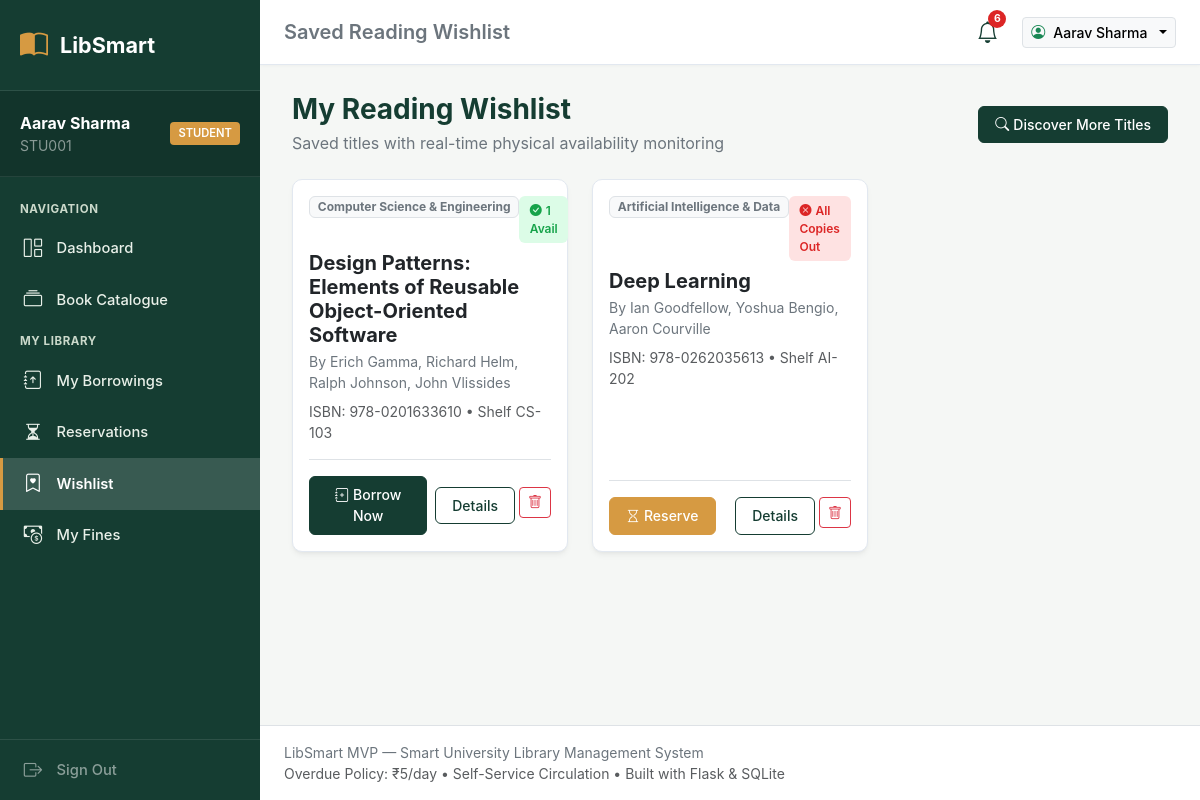
The page /my-wishlist (signed in) on the database its author committed.
### tables this page shows
CREATE TABLE users (
    id INTEGER PRIMARY KEY AUTOINCREMENT,
    university_id TEXT UNIQUE NOT NULL,
    name TEXT NOT NULL,
    email TEXT UNIQUE NOT NULL,
    password_hash TEXT NOT NULL,
    role TEXT NOT NULL CHECK(role IN ('student', 'faculty', 'librarian', 'admin')),
    max_borrow_limit INTEGER NOT NULL DEFAULT 3,
    is_active INTEGER NOT NULL DEFAULT 1,
    created_at TIMESTAMP DEFAULT CURRENT_TIMESTAMP
);

CREATE TABLE wishlists (
    id INTEGER PRIMARY KEY AUTOINCREMENT,
    user_id INTEGER NOT NULL REFERENCES users(id) ON DELETE CASCADE,
    book_id INTEGER NOT NULL REFERENCES books(id) ON DELETE CASCADE,
    created_at TIMESTAMP DEFAULT CURRENT_TIMESTAMP,
    UNIQUE(user_id, book_id)
);

CREATE TABLE categories (
    id INTEGER PRIMARY KEY AUTOINCREMENT,
    name TEXT UNIQUE NOT NULL,
    description TEXT
);

CREATE TABLE books (
    id INTEGER PRIMARY KEY AUTOINCREMENT,
    isbn TEXT UNIQUE NOT NULL,
    title TEXT NOT NULL,
    author TEXT NOT NULL,
    publisher TEXT,
    edition TEXT,
    publication_year INTEGER,
    category_id INTEGER NOT NULL REFERENCES categories(id) ON DELETE RESTRICT,
    description TEXT,
    cover_image TEXT,
    shelf_location TEXT,
    created_at TIMESTAMP DEFAULT CURRENT_TIMESTAMP
);

### app.py (the view)
@app.route('/my-wishlist')
@login_required
@role_required('student', 'faculty')
def my_wishlist():
    items = models.get_user_wishlist(session['user_id'])
    return render_template('my_wishlist.html', wishlist_items=items)

### app.py (called while the page is built)
def login_required(f):
    @wraps(f)
    def decorated_function(*args, **kwargs):
        if 'user_id' not in session:
            flash("Please sign in to access the library portal.", "warning")
            return redirect(url_for('login', next=request.url))
        return f(*args, **kwargs)
    return decorated_function

def role_required(*allowed_roles):
    def decorator(f):
        @wraps(f)
        def decorated_function(*args, **kwargs):
            if 'user_id' not in session:
                flash("Please sign in to proceed.", "warning")
                return redirect(url_for('login'))
            user_role = session.get('role')
            if user_role not in allowed_roles:
                flash(f"Access denied. This section is restricted to {', '.join(allowed_roles)} accounts.", "danger")
                return redirect(url_for('dashboard'))
            return f(*args, **kwargs)
        return decorated_function
    return decorator

@app.before_request
def load_user_and_reminders():
    g.user = None
    if 'user_id' in session:
        user = models.get_user_by_id(session['user_id'])
        if user and user['is_active']:
            g.user = user
            models.check_and_generate_due_reminders(user['id'])
        else:
            session.clear()

@app.context_processor
def inject_global_data():
    unread_count = 0
    if g.user:
        unread_count = models.get_unread_notification_count(g.user['id'])
    return {
        'unread_notification_count': unread_count,
        'current_user': g.user
    }

### database.py (called while the page is built)
def get_db():
    if 'db' not in g:
        g.db = sqlite3.connect(
            Config.DATABASE,
            detect_types=sqlite3.PARSE_DECLTYPES | sqlite3.PARSE_COLNAMES
        )
        g.db.row_factory = sqlite3.Row
        g.db.execute("PRAGMA foreign_keys = ON")
    return g.db

def query_db(query, args=(), one=False):
    cur = get_db().execute(query, args)
    rv = cur.fetchall()
    cur.close()
    return (rv[0] if rv else None) if one else rv

### models.py (called while the page is built)
def get_user_by_id(user_id):
    return query_db("SELECT * FROM users WHERE id = ?", (user_id,), one=True)

def get_unread_notification_count(user_id):
    res = query_db("""
        SELECT COUNT(*) as cnt FROM notifications
        WHERE user_id = ? AND is_read = 0
    """, (user_id,), one=True)
    return res['cnt'] if res else 0

### templates/my_wishlist.html (shortened to what this page needs)
{% extends 'base.html' %}
{% block header_title %}Saved Reading Wishlist{% endblock %}
{% block content %}
<div class="d-flex justify-content-between align-items-center mb-4">
    <div>
        <h3 class="fw-bold mb-1" style="color: var(--forest-green);">My Reading Wishlist</h3>
        <p class="text-secondary mb-0">Saved titles with real-time physical availability monitoring</p>
    </div>
    <a href="{{ url_for('catalogue') }}" class="btn btn-forest btn-sm">
        <i class="bi bi-search me-1"></i>Discover More Titles
    </a>
</div>
{% if wishlist_items %}
<div class="row g-4">
    {% for item in wishlist_items %}
    <div class="col-12 col-md-6 col-lg-4">
        <div class="card-academic h-100 p-3 d-flex flex-column justify-content-between">
            <div>
                <div class="d-flex justify-content-between align-items-start mb-2">
                    <span class="badge bg-light text-secondary border small">{{ item.category_name }}</span>
                    {% if item.available_copies > 0 %}
                    <span class="badge-available"><i class="bi bi-check-circle-fill me-1"></i>{{ item.available_copies }} Avail</span>
                    {% else %}
                    <span class="badge-unavailable"><i class="bi bi-x-circle-fill me-1"></i>All Copies Out</span>
                    {% endif %}
                </div>
                <h5 class="fw-bold mb-1">
                    <a href="{{ url_for('book_detail', book_id=item.id) }}" class="text-dark text-decoration-none">
                        {{ item.title }}
                    </a>
                </h5>
                <p class="text-secondary small mb-2">By {{ item.author }}</p>
                <div class="small text-muted mb-3">
                    <span>ISBN: {{ item.isbn }}</span> • <span>{{ item.shelf_location }}</span>
                </div>
            </div>
            <div class="d-flex align-items-center justify-content-between pt-3 border-top gap-2">
                {% if item.available_copies > 0 %}
                <form action="{{ url_for('self_borrow', book_id=item.id) }}" method="POST">
                    <button type="submit" class="btn btn-forest btn-sm" onclick="return confirm('Borrow \'{{ item.title }}\'?')">
                        <i class="bi bi-journal-plus me-1"></i>Borrow Now
                    </button>
                </form>
                {% else %}
                <form action="{{ url_for('place_reservation', book_id=item.id) }}" method="POST">
                    <button type="submit" class="btn btn-gold btn-sm" onclick="return confirm('Reserve \'{{ item.title }}\'?')">
                        <i class="bi bi-hourglass me-1"></i>Reserve
                    </button>
                </form>
                {% endif %}
                <div class="d-flex gap-1">
                    <a href="{{ url_for('book_detail', book_id=item.id) }}" class="btn btn-outline-forest btn-sm">Details</a>
                    <form action="{{ url_for('toggle_wishlist', book_id=item.id) }}" method="POST">
                        <button type="submit" class="btn btn-outline-danger btn-sm" title="Remove from Wishlist">
                            <i class="bi bi-trash"></i>
                        </button>
                    </form>
                </div>
            </div>
        </div>
    </div>
    {% endfor %}
</div>
{% endif %}
{% endblock %}

### templates/base.html (shortened to what this page needs)
<!DOCTYPE html>
<html lang="en">
<head>
    <link href="https://cdn.jsdelivr.net/npm/bootstrap@5.3.3/dist/css/bootstrap.min.css" rel="stylesheet">
    <link href="https://cdn.jsdelivr.net/npm/bootstrap-icons@1.11.3/font/bootstrap-icons.min.css" rel="stylesheet">
    <link rel="stylesheet" href="{{ url_for('static', filename='css/style.css') }}">
</head>
<body>
    <div class="app-wrapper">
        {% if session.get('user_id') %}
        <aside class="sidebar">
            <a href="{{ url_for('dashboard') }}" class="sidebar-brand">
                <i class="bi bi-book-half"></i>
                <span>LibSmart</span>
            </a>
            <div class="sidebar-user">
                <div class="d-flex align-items-center justify-content-between">
                    <div>
                        <div class="fw-bold text-white text-truncate" style="max-width: 150px;">{{ session.get('name') }}</div>
                        <div class="text-white-50 small">{{ session.get('university_id') }}</div>
                    </div>
                    <span class="user-badge">{{ session.get('role') }}</span>
                </div>
            </div>
            <nav class="sidebar-nav">
                <div class="nav-section-title">Navigation</div>
                <a href="{{ url_for('dashboard') }}" class="sidebar-link {% if request.endpoint == 'dashboard' %}active{% endif %}">
                    <i class="bi bi-grid-1x2"></i>
                    <span>Dashboard</span>
                </a>
                <a href="{{ url_for('catalogue') }}" class="sidebar-link {% if request.endpoint in ('catalogue', 'book_detail') %}active{% endif %}">
                    <i class="bi bi-collection"></i>
                    <span>Book Catalogue</span>
                </a>
                {% if session.get('role') in ('student', 'faculty') %}
                <div class="nav-section-title">My Library</div>
                <a href="{{ url_for('my_borrowings') }}" class="sidebar-link {% if request.endpoint == 'my_borrowings' %}active{% endif %}">
                    <i class="bi bi-journal-arrow-up"></i>
                    <span>My Borrowings</span>
                </a>
                <a href="{{ url_for('my_reservations') }}" class="sidebar-link {% if request.endpoint == 'my_reservations' %}active{% endif %}">
                    <i class="bi bi-hourglass-split"></i>
                    <span>Reservations</span>
                </a>
                <a href="{{ url_for('my_wishlist') }}" class="sidebar-link {% if request.endpoint == 'my_wishlist' %}active{% endif %}">
                    <i class="bi bi-bookmark-heart"></i>
                    <span>Wishlist</span>
                </a>
                <a href="{{ url_for('my_fines') }}" class="sidebar-link {% if request.endpoint == 'my_fines' %}active{% endif %}">
                    <i class="bi bi-cash-coin"></i>
                    <span>My Fines</span>
                </a>
                {% endif %}
            </nav>
            <div class="sidebar-footer">
                <a href="{{ url_for('logout') }}" class="sidebar-link text-white-50 p-0">
                    <i class="bi bi-box-arrow-right"></i>
                    <span>Sign Out</span>
                </a>
            </div>
        </aside>
        {% endif %}
        <div class="main-wrapper">
            <header class="top-navbar">
                <div class="d-flex align-items-center gap-3">
                    <h5 class="mb-0 fw-semibold text-secondary">
                        {% block header_title %}Smart University Library{% endblock %}
                    </h5>
                </div>
                <div class="d-flex align-items-center gap-3">
                    {% if session.get('user_id') %}
                    <a href="{{ url_for('notifications') }}" class="nav-bell-btn" title="Notifications">
                        <i class="bi bi-bell"></i>
                        {% if unread_notification_count and unread_notification_count > 0 %}
                        <span class="nav-bell-badge">{{ unread_notification_count }}</span>
                        {% endif %}
                    </a>
                    <div class="dropdown">
                        <button class="btn btn-sm btn-light border dropdown-toggle d-flex align-items-center gap-2" data-bs-toggle="dropdown">
                            <i class="bi bi-person-circle text-success"></i>
                            <span class="fw-medium">{{ session.get('name') }}</span>
                        </button>
                    </div>
                    {% else %}
                    <a href="{{ url_for('login') }}" class="btn btn-forest btn-sm">Sign In</a>
                    {% endif %}
                </div>
            </header>
            <main class="content-body">
                {% block content %}{% endblock %}
            </main>
            <footer class="py-3 px-4 text-center text-secondary small border-top bg-white">
                <div class="d-flex flex-wrap justify-content-between align-items-center">
                    <span>LibSmart MVP — Smart University Library Management System</span>
                    <span class="text-muted">Overdue Policy: ₹5/day • Self-Service Circulation • Built with Flask & SQLite</span>
                </div>
            </footer>
        </div>
    </div>
</body>
</html>

### rows shown on the page
users: get "Aarav Sharma", get "STU001", get "STUDENT"
wishlists: category_name "Computer Science & Engineering", available_copies "1", title "Design Patterns: Elements of Reusable Object-Oriented Software", author "Erich Gamma, Richard Helm, Ralph Johnson, John Vlissides", isbn "978-0201633610", shelf_location "Shelf CS-103"
wishlists: category_name "Artificial Intelligence & Data", shows "All Copies Out", title "Deep Learning", author "Ian Goodfellow, Yoshua Bengio, Aaron Courville", isbn "978-0262035613", shelf_location "Shelf AI-202"

### other values the page prints
{{ unread_notification_count }} "6"
